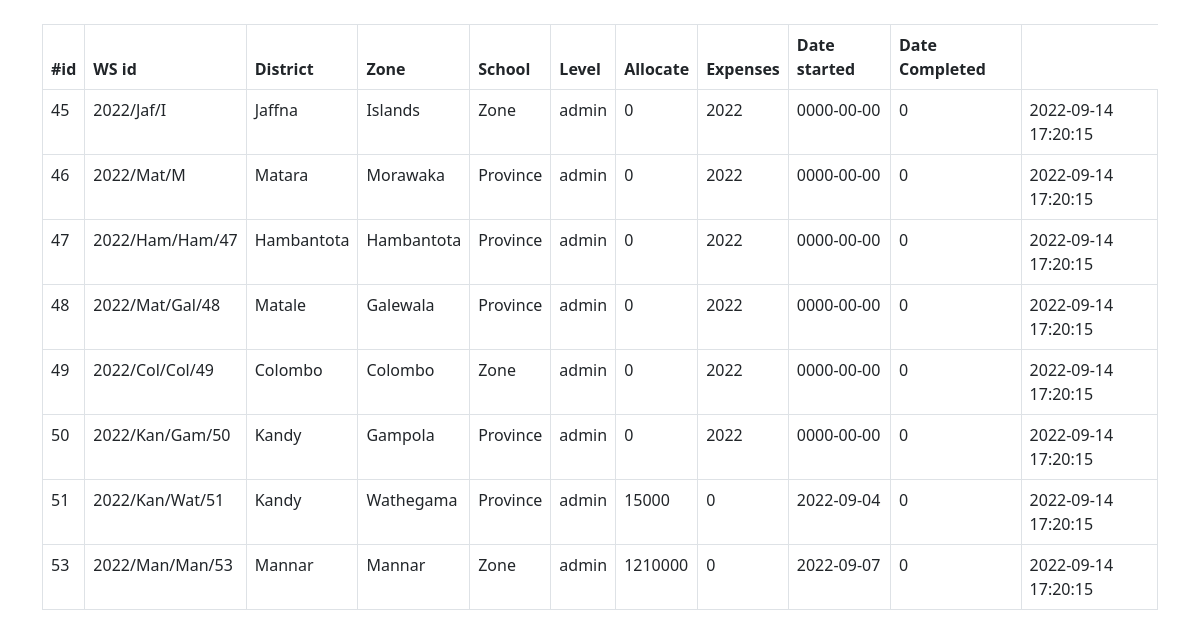
Screenshot of /on_going_ws.php (signed in) with the database file from the repository.
### tables this page shows
CREATE TABLE `workshop` (
  `id` int(11) NOT NULL,
  `ws_id` varchar(16) NOT NULL,
  `district` varchar(16) NOT NULL,
  `zone` varchar(16) NOT NULL,
  `level` varchar(16) NOT NULL,
  `coordinator` varchar(10) NOT NULL,
  `allocate` float NOT NULL,
  `expense` float NOT NULL,
  `date` date NOT NULL,
  `state` tinyint(1) NOT NULL DEFAULT 0,
  `log` timestamp NOT NULL DEFAULT current_timestamp() ON UPDATE current_timestamp()
);

### allFun.php (the view, shortened to what this page needs)
<?php
include("conn.php");
function loadTable($sq)
{
    global $conn;
    $res = $conn->query($sq);
    if (!$res->num_rows > 0) {
    } else {
        $opt = mysqli_fetch_all($res, MYSQLI_ASSOC);
        foreach ($opt as $option) {
            $ak = array_keys($option);
            echo "<tr> ";
            foreach ($ak as $key) {
                echo   "<td>$option[$key] </td>";
            }
            echo "</tr>";
        }
    }
}

### on_going_ws.php (shortened to what this page needs)
<?php
include("conn.php");
include("allFun.php");
if (isset($_SESSION['username'])) {
    $user = $_SESSION['username'];
} else {
    $newURL = "index.php";
    header('Location: ' . $newURL);
}
?>
<!DOCTYPE html>
<html lang="en">
<head>
    <link href="https://cdn.jsdelivr.net/npm/bootstrap@5.0.2/dist/css/bootstrap.min.css" rel="stylesheet">
</head>
<body>
    <div class="container-fluid">
        <br>
        <div class="container">
            <div class="table-responsive">
                <table class="table table-bordered">
                    <thead>
                        <tr>
                            <th>#id</th>
                            <th>WS id</th>
                            <th>District</th>
                            <th>Zone</th>
                            <th>School</th>
                            <th>Level</th>
                            <th>Allocate</th>
                            <th>Expenses</th>
                            <th>Date started</th>
                            <th>Date Completed</th>
                        </tr>
                    </thead>
                    <tbody>
                        <?php $sql = "SELECT * FROM workshop where coordinator='$user' and state=0";
                        loadTable($sql);
                        ?>
                    </tbody>
                </table>
            </div>
        </div>
</body>
</html>

### rows the page displays
workshop: id "45", ws "2022/Jaf/I", district "Jaffna", zone "Islands", level "Zone", coordinator "admin", allocate "0", expense "2022", date "0000-00-00", state "0", log "2022-09-14 17:20:15"
workshop: id "46", ws "2022/Mat/M", district "Matara", zone "Morawaka", level "Province", coordinator "admin", allocate "0", expense "2022", date "0000-00-00", state "0", log "2022-09-14 17:20:15"
workshop: id "47", ws "2022/Ham/Ham/47", district "Hambantota", zone "Hambantota", level "Province", coordinator "admin", allocate "0", expense "2022", date "0000-00-00", state "0", log "2022-09-14 17:20:15"
workshop: id "48", ws "2022/Mat/Gal/48", district "Matale", zone "Galewala", level "Province", coordinator "admin", allocate "0", expense "2022", date "0000-00-00", state "0", log "2022-09-14 17:20:15"
workshop: id "49", ws "2022/Col/Col/49", district "Colombo", zone "Colombo", level "Zone", coordinator "admin", allocate "0", expense "2022", date "0000-00-00", state "0", log "2022-09-14 17:20:15"
workshop: id "50", ws "2022/Kan/Gam/50", district "Kandy", zone "Gampola", level "Province", coordinator "admin", allocate "0", expense "2022", date "0000-00-00", state "0", log "2022-09-14 17:20:15"
workshop: id "51", ws "2022/Kan/Wat/51", district "Kandy", zone "Wathegama", level "Province", coordinator "admin", allocate "15000", expense "0", date "2022-09-04", state "0", log "2022-09-14 17:20:15"
workshop: id "53", ws "2022/Man/Man/53", district "Mannar", zone "Mannar", level "Zone", coordinator "admin", allocate "1210000", expense "0", date "2022-09-07", state "0", log "2022-09-14 17:20:15"
